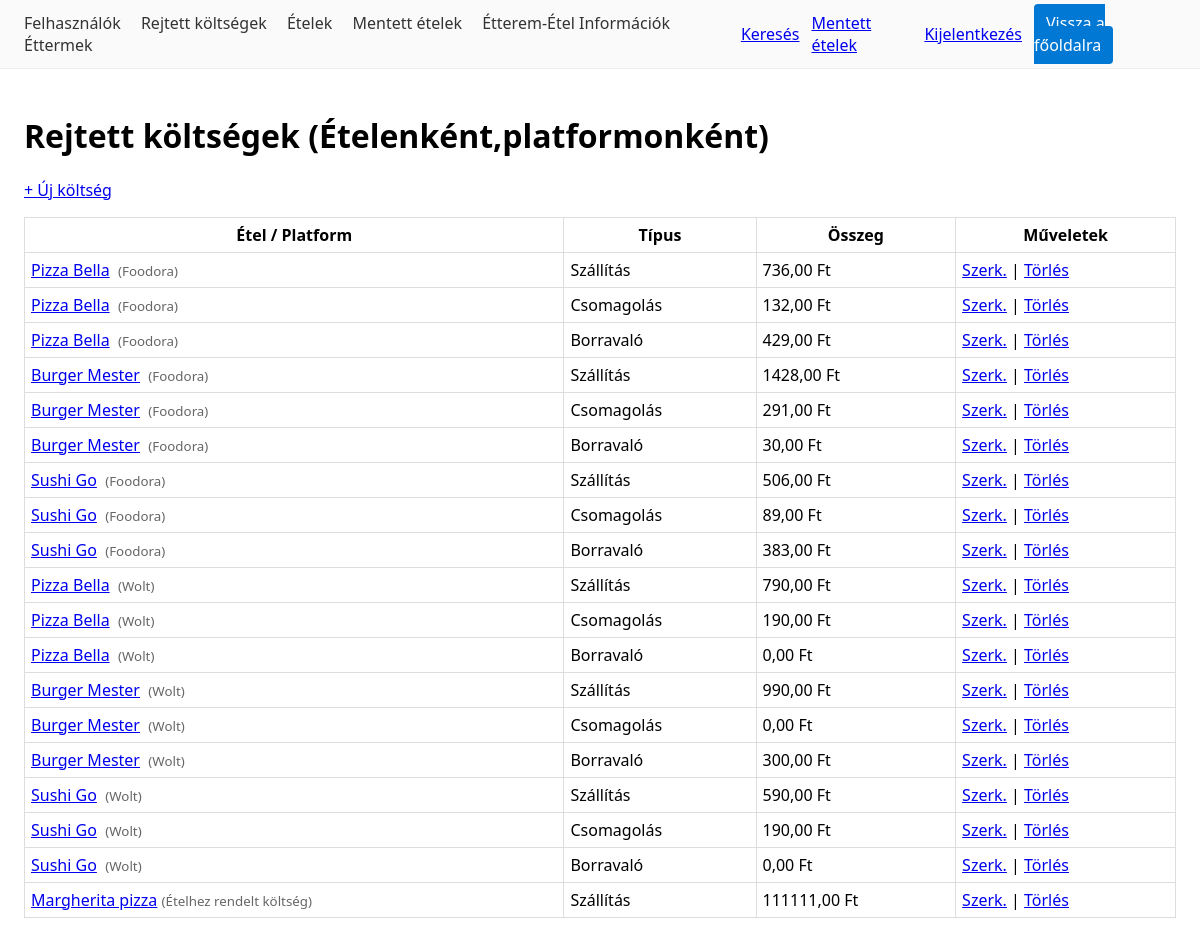
The app's page /koltseg/ (signed in) with its own data.
### billing/models.py (models this page shows, shortened)
class EtteremKoltseg(models.Model):
    etterem = models.ForeignKey(
        Etterem,
        on_delete=models.CASCADE,
        related_name="koltsegek",
        null=True,
        blank=True,
    )
    etel = models.ForeignKey(
        'catalog.Etel',
        on_delete=models.CASCADE,
        related_name='koltsegek',
        null=True,
        blank=True,
        verbose_name='Étel',
    )
    platform = models.CharField(max_length=20, choices=PLATFORMOK, blank=True)
    koltseg_tipus = models.CharField(max_length=30, choices=KOLTSEG_TIPUSOK)
    osszeg = models.DecimalField(max_digits=10, decimal_places=2)

### catalog/models.py (models this page shows, shortened)
class Etterem(models.Model):
    nev = models.CharField(max_length=150)
    cim = models.CharField(max_length=250, blank=True)
    platform = models.CharField(max_length=20, choices=PLATFORMOK, default="egyeb")
    platform_logo_url = models.URLField(blank=True)
    platform_url = models.URLField(blank=True)

class Etel(models.Model):
    nev = models.CharField(max_length=150)
    leiras = models.TextField(blank=True)
    kategoria = models.CharField(max_length=50, blank=True)
    kep_url = models.URLField(blank=True)

### billing/views.py (the view)
# urls.py: path("koltseg/", views.KoltsegListView.as_view(), name="koltseg_list"),
class KoltsegListView(StaffRequired, ListView):
    model = EtteremKoltseg
    paginate_by = 20
    template_name = "billing/koltseg_list.html"

### foodcompare/mixins.py (called while the page is built)
    def test_func(self):
        user = self.request.user
        return user.is_authenticated and user.is_staff

### templates/billing/koltseg_list.html
{% extends "_base.html" %}
{% block content %}
<h1>Rejtett költségek (Ételenként,platformonként)</h1>
{% if user.is_authenticated and user.is_staff %}
  <p><a href="{% url 'billing:koltseg_create' %}">+ Új költség</a></p>
{% endif %}
<table>
  <tr>
    <th>Étel / Platform</th>
    <th>Típus</th>
    <th>Összeg</th>
    {% if user.is_authenticated and user.is_staff %}<th>Műveletek</th>{% endif %}
  </tr>
  {% for o in object_list %}
    <tr>
      <td>
        {% if o.etel %}
          <a href="{% url 'catalog:etel_detail' o.etel.pk %}">{{ o.etel.nev }}</a>
          <small style="color:#666">(Ételhez rendelt költség)</small>
        {% elif o.etterem %}
          <a href="{% url 'billing:koltseg_detail' o.pk %}">{{ o.etterem.nev }}</a>
          &nbsp;<small style="color:#666">({{ o.etterem.get_platform_display }})</small>
        {% else %}
          <span style="font-weight:600">Platform: {{ o.get_platform_display }}</span>
        {% endif %}
      </td>
      <td>{{ o.get_koltseg_tipus_display }}</td>
      <td>{{ o.osszeg }} Ft</td>
      {% if user.is_authenticated and user.is_staff %}
        <td>
          <a href="{% url 'billing:koltseg_update' o.pk %}">Szerk.</a> |
          <a href="{% url 'billing:koltseg_delete' o.pk %}">Törlés</a>
        </td>
      {% endif %}
    </tr>
  {% empty %}
    <tr>
      <td colspan="{% if user.is_authenticated and user.is_staff %}4{% else %}3{% endif %}">
        Nincs adat.
      </td>
    </tr>
  {% endfor %}
</table>
{% endblock %}

### templates/_base.html (style rules this page uses)
body { font-family:system-ui,Segoe UI,Arial;margin:0 }
table { border-collapse:collapse;width:100% }
th,td { border:1px solid #ddd;padding:6px }

### records on screen
EtteremKoltseg: etterem.nev "Pizza Bella", etterem.platform "Foodora", koltseg_tipus "Szállítás", osszeg "736,00"
EtteremKoltseg: etterem.nev "Pizza Bella", etterem.platform "Foodora", koltseg_tipus "Csomagolás", osszeg "132,00"
EtteremKoltseg: etterem.nev "Pizza Bella", etterem.platform "Foodora", koltseg_tipus "Borravaló", osszeg "429,00"
EtteremKoltseg: etterem.nev "Burger Mester", etterem.platform "Foodora", koltseg_tipus "Szállítás", osszeg "1428,00"
EtteremKoltseg: etterem.nev "Burger Mester", etterem.platform "Foodora", koltseg_tipus "Csomagolás", osszeg "291,00"
EtteremKoltseg: etterem.nev "Burger Mester", etterem.platform "Foodora", koltseg_tipus "Borravaló", osszeg "30,00"
EtteremKoltseg: etterem.nev "Sushi Go", etterem.platform "Foodora", koltseg_tipus "Szállítás", osszeg "506,00"
EtteremKoltseg: etterem.nev "Sushi Go", etterem.platform "Foodora", koltseg_tipus "Csomagolás", osszeg "89,00"
EtteremKoltseg: etterem.nev "Sushi Go", etterem.platform "Foodora", koltseg_tipus "Borravaló", osszeg "383,00"
EtteremKoltseg: etterem.nev "Pizza Bella", etterem.platform "Wolt", koltseg_tipus "Szállítás", osszeg "790,00"
EtteremKoltseg: etterem.nev "Pizza Bella", etterem.platform "Wolt", koltseg_tipus "Csomagolás", osszeg "190,00"
EtteremKoltseg: etterem.nev "Pizza Bella", etterem.platform "Wolt", koltseg_tipus "Borravaló", osszeg "0,00"
EtteremKoltseg: etterem.nev "Burger Mester", etterem.platform "Wolt", koltseg_tipus "Szállítás", osszeg "990,00"
EtteremKoltseg: etterem.nev "Burger Mester", etterem.platform "Wolt", koltseg_tipus "Csomagolás", osszeg "0,00"
EtteremKoltseg: etterem.nev "Burger Mester", etterem.platform "Wolt", koltseg_tipus "Borravaló", osszeg "300,00"
EtteremKoltseg: etterem.nev "Sushi Go", etterem.platform "Wolt", koltseg_tipus "Szállítás", osszeg "590,00"
EtteremKoltseg: etterem.nev "Sushi Go", etterem.platform "Wolt", koltseg_tipus "Csomagolás", osszeg "190,00"
EtteremKoltseg: etterem.nev "Sushi Go", etterem.platform "Wolt", koltseg_tipus "Borravaló", osszeg "0,00"
EtteremKoltseg: etel.nev "Margherita pizza", koltseg_tipus "Szállítás", osszeg "111111,00"
